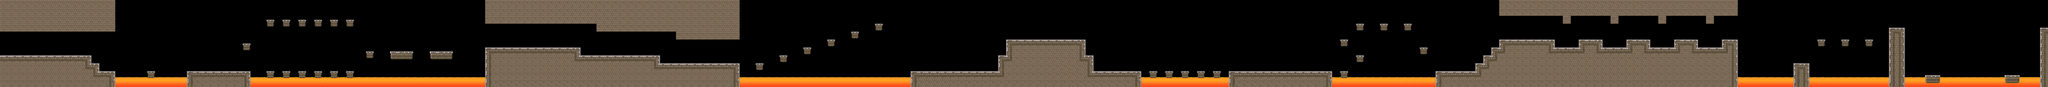

A 2D game scene composited from a Tiled map and its tileset images. What follows is a short description and the map's XML, with each tile layer's data collapsed to a summary:
An orthogonal 515x22 tile map with 32x32 px tiles, 3 tile layers (layer3, layer1, layer2) and 288 objects.

<map version="1.0" orientation="orthogonal" renderorder="right-down" width="515" height="22" tilewidth="32" tileheight="32" nextobjectid="577">
 <tileset firstgid="1" name="Tileset_5" tilewidth="32" tileheight="32" spacing="2" margin="1" tilecount="364" columns="26">
  <image source="gfx/game/Tileset_5.png" width="884" height="476" />
 </tileset>
 <layer name="layer3" width="515" height="22">
  <data>[11330 cells, 90 non-empty, 6 distinct tile ids]</data>
 </layer>
 <layer name="layer1" width="515" height="22">
  <data>[11330 cells, 753 non-empty, 22 distinct tile ids]</data>
 </layer>
 <layer name="layer2" width="515" height="22">
  <data>[11330 cells, 3310 non-empty, 58 distinct tile ids]</data>
 </layer>
 <objectgroup name="finish" />
 <objectgroup name="checkpoint">
  <object id="289" x="8417" y="228" />
 </objectgroup>
 <objectgroup name="player">
  <object id="290" x="576" y="352" />
 </objectgroup>
 <objectgroup name="coins">
  <object id="291" x="1728" y="384" />
  <object id="292" x="1792" y="384" />
  <object id="293" x="2240" y="64" />
  <object id="294" x="2368" y="64" />
  <object id="295" x="2496" y="64" />
  <object id="296" x="2624" y="64" />
  <object id="297" x="2752" y="64" />
  <object id="298" x="4192" y="288" />
  <object id="299" x="4256" y="288" />
  <object id="300" x="4128" y="288" />
  <object id="301" x="4960" y="352" />
  <object id="302" x="5024" y="352" />
  <object id="303" x="5088" y="352" />
  <object id="304" x="5568" y="416" />
  <object id="305" x="5632" y="416" />
  <object id="306" x="5696" y="416" />
  <object id="307" x="7552" y="192" />
  <object id="308" x="7616" y="192" />
  <object id="309" x="7680" y="192" />
  <object id="310" x="7744" y="189" />
  <object id="311" x="8960" y="416" />
  <object id="312" x="9024" y="416" />
  <object id="313" x="9088" y="416" />
  <object id="314" x="8896" y="416" />
  <object id="315" x="10208" y="448" />
  <object id="316" x="10272" y="448" />
  <object id="317" x="10336" y="448" />
  <object id="318" x="10400" y="448" />
  <object id="319" x="11072" y="64" />
  <object id="320" x="11136" y="64" />
  <object id="321" x="11200" y="64" />
  <object id="322" x="11648" y="64" />
  <object id="323" x="11712" y="64" />
  <object id="324" x="11776" y="64" />
  <object id="325" x="12576" y="320" />
  <object id="326" x="12640" y="320" />
  <object id="327" x="12960" y="320" />
  <object id="328" x="13024" y="320" />
  <object id="329" x="13344" y="320" />
  <object id="330" x="13408" y="320" />
  <object id="331" x="13728" y="320" />
  <object id="332" x="13792" y="320" />
  <object id="333" x="14816" y="128" />
  <object id="334" x="14880" y="128" />
  <object id="335" x="14944" y="128" />
  <object id="336" x="14752" y="128" />
 </objectgroup>
 <objectgroup name="hidden_bonus_level" />
 <objectgroup name="bonus_blocks">
  <object id="337" x="1216" y="384">
   <properties>
    <property name="1" value="mush" />
   </properties>
  </object>
  <object id="338" x="3520" y="224">
   <properties>
    <property name="1" value="coin" />
   </properties>
  </object>
  <object id="339" x="3584" y="224">
   <properties>
    <property name="1" value="coin" />
   </properties>
  </object>
  <object id="340" x="7616" y="384">
   <properties>
    <property name="1" value="coin" />
   </properties>
  </object>
  <object id="341" x="7680" y="384">
   <properties>
    <property name="1" value="coin" />
   </properties>
  </object>
  <object id="342" x="7744" y="384">
   <properties>
    <property name="1" value="coin" />
   </properties>
  </object>
  <object id="343" x="7552" y="384">
   <properties>
    <property name="1" value="coin" />
   </properties>
  </object>
 </objectgroup>
 <objectgroup name="hidden_blocks">
  <object id="344" x="11648" y="384">
   <properties>
    <property name="1" value="coin" />
   </properties>
  </object>
  <object id="345" x="11776" y="384">
   <properties>
    <property name="1" value="coin" />
   </properties>
  </object>
  <object id="346" x="11776" y="160">
   <properties>
    <property name="1" value="mush" />
   </properties>
  </object>
  <object id="347" x="11648" y="160">
   <properties>
    <property name="1" value="coin" />
   </properties>
  </object>
  <object id="348" x="15520" y="416">
   <properties>
    <property name="1" value="coin" />
   </properties>
  </object>
  <object id="349" x="16224" y="416">
   <properties>
    <property name="1" value="coin" />
   </properties>
  </object>
 </objectgroup>
 <objectgroup name="destroyable_blocks">
  <object id="350" x="8128" y="32">
   <properties>
    <property name="1" value="2" />
   </properties>
  </object>
  <object id="351" x="8128" y="96">
   <properties>
    <property name="1" value="2" />
   </properties>
  </object>
  <object id="352" x="8192" y="96">
   <properties>
    <property name="1" value="2" />
   </properties>
  </object>
  <object id="353" x="8256" y="96">
   <properties>
    <property name="1" value="2" />
   </properties>
  </object>
  <object id="354" x="8320" y="96">
   <properties>
    <property name="1" value="2" />
   </properties>
  </object>
  <object id="355" x="8384" y="96">
   <properties>
    <property name="1" value="2" />
   </properties>
  </object>
  <object id="356" x="8448" y="96">
   <properties>
    <property name="1" value="2" />
   </properties>
  </object>
  <object id="357" x="8512" y="96">
   <properties>
    <property name="1" value="2" />
   </properties>
  </object>
  <object id="358" x="8576" y="96">
   <properties>
    <property name="1" value="2" />
   </properties>
  </object>
  <object id="359" x="8640" y="96">
   <properties>
    <property name="1" value="2" />
    <property name="2" value="coin" />
   </properties>
  </object>
  <object id="360" x="8704" y="96">
   <properties>
    <property name="1" value="2" />
   </properties>
  </object>
  <object id="361" x="8704" y="32">
   <properties>
    <property name="1" value="2" />
   </properties>
  </object>
  <object id="362" x="8640" y="32">
   <properties>
    <property name="1" value="2" />
   </properties>
  </object>
  <object id="363" x="8576" y="32">
   <properties>
    <property name="1" value="2" />
   </properties>
  </object>
  <object id="364" x="8512" y="32">
   <properties>
    <property name="1" value="2" />
   </properties>
  </object>
  <object id="365" x="8448" y="32">
   <properties>
    <property name="1" value="2" />
   </properties>
  </object>
  <object id="366" x="8384" y="32">
   <properties>
    <property name="1" value="2" />
   </properties>
  </object>
  <object id="367" x="8320" y="32">
   <properties>
    <property name="1" value="2" />
   </properties>
  </object>
  <object id="368" x="8256" y="32">
   <properties>
    <property name="1" value="2" />
   </properties>
  </object>
  <object id="369" x="8192" y="32">
   <properties>
    <property name="1" value="2" />
   </properties>
  </object>
  </objectgroup>
 <objectgroup name="stand_destroy_blocks" />
 <objectgroup name="enemies">
  <!-- 51 objects omitted --></objectgroup>
 <objectgroup name="enemies_obstacles" />
 <objectgroup name="trampoline" />
 <objectgroup name="platform_horizontal">
  <!-- 1 objects omitted --></objectgroup>
 <objectgroup name="platform_vertical" />
 <objectgroup name="platform_vertical_multiple">
  <!-- 1 objects omitted --></objectgroup>
 <objectgroup name="platform_gravity" />
 <objectgroup name="platform_zigzag" />
 <objectgroup name="platform_motor" />
 <objectgroup name="platform_motor_big" />
 <objectgroup name="trap" />
 <objectgroup name="physics">
  <!-- 76 objects omitted --></objectgroup>
</map>
<!-- 207 of 288 objects omitted -->
